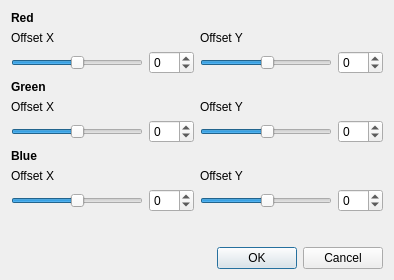
<?xml version="1.0" encoding="UTF-8"?>
<ui version="4.0">
 <class>Dialog</class>
 <widget class="QDialog" name="Dialog">
  <property name="geometry">
   <rect>
    <x>0</x>
    <y>0</y>
    <width>394</width>
    <height>280</height>
   </rect>
  </property>
  <property name="windowTitle">
   <string>Halftone Filter</string>
  </property>
  <layout class="QGridLayout" name="gridLayout">
   <item row="4" column="0">
    <widget class="QDialogButtonBox" name="buttonBox">
     <property name="orientation">
      <enum>Qt::Horizontal</enum>
     </property>
     <property name="standardButtons">
      <set>QDialogButtonBox::Cancel|QDialogButtonBox::Ok</set>
     </property>
    </widget>
   </item>
   <item row="0" column="0">
    <layout class="QVBoxLayout" name="red_layout">
     <item>
      <widget class="QLabel" name="label">
       <property name="font">
        <font>
         <pointsize>9</pointsize>
         <bold>true</bold>
        </font>
       </property>
       <property name="text">
        <string>Red</string>
       </property>
      </widget>
     </item>
     <item>
      <layout class="QHBoxLayout" name="horizontalLayout_3">
       <item>
        <layout class="QVBoxLayout" name="verticalLayout_2">
         <item>
          <widget class="QLabel" name="label_8">
           <property name="font">
            <font>
             <pointsize>9</pointsize>
            </font>
           </property>
           <property name="text">
            <string>Offset X</string>
           </property>
          </widget>
         </item>
         <item>
          <layout class="QHBoxLayout" name="horizontalLayout_2">
           <item>
            <widget class="QSlider" name="red_offset_x_amount_slider">
             <property name="font">
              <font>
               <pointsize>9</pointsize>
              </font>
             </property>
             <property name="minimum">
              <number>-50</number>
             </property>
             <property name="maximum">
              <number>50</number>
             </property>
             <property name="pageStep">
              <number>1</number>
             </property>
             <property name="value">
              <number>0</number>
             </property>
             <property name="orientation">
              <enum>Qt::Horizontal</enum>
             </property>
            </widget>
           </item>
           <item>
            <widget class="QSpinBox" name="red_offset_x_amount_spinbox">
             <property name="font">
              <font>
               <pointsize>9</pointsize>
              </font>
             </property>
             <property name="minimum">
              <number>-50</number>
             </property>
             <property name="maximum">
              <number>50</number>
             </property>
             <property name="value">
              <number>0</number>
             </property>
            </widget>
           </item>
          </layout>
         </item>
        </layout>
       </item>
       <item>
        <layout class="QVBoxLayout" name="verticalLayout">
         <item>
          <widget class="QLabel" name="label_9">
           <property name="font">
            <font>
             <pointsize>9</pointsize>
            </font>
           </property>
           <property name="text">
            <string>Offset Y</string>
           </property>
          </widget>
         </item>
         <item>
          <layout class="QHBoxLayout" name="horizontalLayout">
           <item>
            <widget class="QSlider" name="red_offset_y_amount_slider">
             <property name="font">
              <font>
               <pointsize>9</pointsize>
              </font>
             </property>
             <property name="minimum">
              <number>-50</number>
             </property>
             <property name="maximum">
              <number>50</number>
             </property>
             <property name="singleStep">
              <number>1</number>
             </property>
             <property name="pageStep">
              <number>1</number>
             </property>
             <property name="value">
              <number>1</number>
             </property>
             <property name="orientation">
              <enum>Qt::Horizontal</enum>
             </property>
             <property name="invertedAppearance">
              <bool>false</bool>
             </property>
             <property name="invertedControls">
              <bool>false</bool>
             </property>
             <property name="tickPosition">
              <enum>QSlider::NoTicks</enum>
             </property>
             <property name="tickInterval">
              <number>1</number>
             </property>
            </widget>
           </item>
           <item>
            <widget class="QSpinBox" name="red_offset_y_amount_spinbox">
             <property name="font">
              <font>
               <pointsize>9</pointsize>
              </font>
             </property>
             <property name="minimum">
              <number>-50</number>
             </property>
             <property name="maximum">
              <number>50</number>
             </property>
             <property name="singleStep">
              <number>1</number>
             </property>
             <property name="value">
              <number>0</number>
             </property>
            </widget>
           </item>
          </layout>
         </item>
        </layout>
       </item>
      </layout>
     </item>
    </layout>
   </item>
   <item row="1" column="0">
    <layout class="QVBoxLayout" name="green_layout">
     <item>
      <widget class="QLabel" name="label_2">
       <property name="font">
        <font>
         <pointsize>9</pointsize>
         <bold>true</bold>
        </font>
       </property>
       <property name="text">
        <string>Green</string>
       </property>
      </widget>
     </item>
     <item>
      <layout class="QHBoxLayout" name="horizontalLayout_4">
       <item>
        <layout class="QVBoxLayout" name="verticalLayout_3">
         <item>
          <widget class="QLabel" name="label_10">
           <property name="font">
            <font>
             <pointsize>9</pointsize>
            </font>
           </property>
           <property name="text">
            <string>Offset X</string>
           </property>
          </widget>
         </item>
         <item>
          <layout class="QHBoxLayout" name="horizontalLayout_5">
           <item>
            <widget class="QSlider" name="green_offset_x_amount_slider">
             <property name="font">
              <font>
               <pointsize>9</pointsize>
              </font>
             </property>
             <property name="minimum">
              <number>-50</number>
             </property>
             <property name="maximum">
              <number>50</number>
             </property>
             <property name="pageStep">
              <number>1</number>
             </property>
             <property name="value">
              <number>0</number>
             </property>
             <property name="orientation">
              <enum>Qt::Horizontal</enum>
             </property>
            </widget>
           </item>
           <item>
            <widget class="QSpinBox" name="green_offset_x_amount_spinbox">
             <property name="font">
              <font>
               <pointsize>9</pointsize>
              </font>
             </property>
             <property name="minimum">
              <number>-50</number>
             </property>
             <property name="maximum">
              <number>50</number>
             </property>
             <property name="value">
              <number>0</number>
             </property>
            </widget>
           </item>
          </layout>
         </item>
        </layout>
       </item>
       <item>
        <layout class="QVBoxLayout" name="verticalLayout_4">
         <item>
          <widget class="QLabel" name="label_11">
           <property name="font">
            <font>
             <pointsize>9</pointsize>
            </font>
           </property>
           <property name="text">
            <string>Offset Y</string>
           </property>
          </widget>
         </item>
         <item>
          <layout class="QHBoxLayout" name="horizontalLayout_6">
           <item>
            <widget class="QSlider" name="green_offset_y_amount_slider">
             <property name="font">
              <font>
               <pointsize>9</pointsize>
              </font>
             </property>
             <property name="minimum">
              <number>-50</number>
             </property>
             <property name="maximum">
              <number>50</number>
             </property>
             <property name="singleStep">
              <number>1</number>
             </property>
             <property name="pageStep">
              <number>1</number>
             </property>
             <property name="value">
              <number>1</number>
             </property>
             <property name="orientation">
              <enum>Qt::Horizontal</enum>
             </property>
             <property name="invertedAppearance">
              <bool>false</bool>
             </property>
             <property name="invertedControls">
              <bool>false</bool>
             </property>
             <property name="tickPosition">
              <enum>QSlider::NoTicks</enum>
             </property>
             <property name="tickInterval">
              <number>1</number>
             </property>
            </widget>
           </item>
           <item>
            <widget class="QSpinBox" name="green_offset_y_amount_spinbox">
             <property name="font">
              <font>
               <pointsize>9</pointsize>
              </font>
             </property>
             <property name="minimum">
              <number>-50</number>
             </property>
             <property name="maximum">
              <number>50</number>
             </property>
             <property name="singleStep">
              <number>1</number>
             </property>
             <property name="value">
              <number>0</number>
             </property>
            </widget>
           </item>
          </layout>
         </item>
        </layout>
       </item>
      </layout>
     </item>
    </layout>
   </item>
   <item row="2" column="0">
    <layout class="QVBoxLayout" name="blue_layout">
     <item>
      <widget class="QLabel" name="label_3">
       <property name="font">
        <font>
         <pointsize>9</pointsize>
         <bold>true</bold>
        </font>
       </property>
       <property name="text">
        <string>Blue</string>
       </property>
      </widget>
     </item>
     <item>
      <layout class="QHBoxLayout" name="horizontalLayout_7">
       <item>
        <layout class="QVBoxLayout" name="verticalLayout_5">
         <item>
          <widget class="QLabel" name="label_12">
           <property name="font">
            <font>
             <pointsize>9</pointsize>
            </font>
           </property>
           <property name="text">
            <string>Offset X</string>
           </property>
          </widget>
         </item>
         <item>
          <layout class="QHBoxLayout" name="horizontalLayout_8">
           <item>
            <widget class="QSlider" name="blue_offset_x_amount_slider">
             <property name="font">
              <font>
               <pointsize>9</pointsize>
              </font>
             </property>
             <property name="minimum">
              <number>-50</number>
             </property>
             <property name="maximum">
              <number>50</number>
             </property>
             <property name="pageStep">
              <number>1</number>
             </property>
             <property name="value">
              <number>0</number>
             </property>
             <property name="orientation">
              <enum>Qt::Horizontal</enum>
             </property>
            </widget>
           </item>
           <item>
            <widget class="QSpinBox" name="blue_offset_x_amount_spinbox">
             <property name="font">
              <font>
               <pointsize>9</pointsize>
              </font>
             </property>
             <property name="minimum">
              <number>-50</number>
             </property>
             <property name="maximum">
              <number>50</number>
             </property>
             <property name="value">
              <number>0</number>
             </property>
            </widget>
           </item>
          </layout>
         </item>
        </layout>
       </item>
       <item>
        <layout class="QVBoxLayout" name="verticalLayout_6">
         <item>
          <widget class="QLabel" name="label_13">
           <property name="font">
            <font>
             <pointsize>9</pointsize>
            </font>
           </property>
           <property name="text">
            <string>Offset Y</string>
           </property>
          </widget>
         </item>
         <item>
          <layout class="QHBoxLayout" name="horizontalLayout_9">
           <item>
            <widget class="QSlider" name="blue_offset_y_amount_slider">
             <property name="font">
              <font>
               <pointsize>9</pointsize>
              </font>
             </property>
             <property name="minimum">
              <number>-50</number>
             </property>
             <property name="maximum">
              <number>50</number>
             </property>
             <property name="singleStep">
              <number>1</number>
             </property>
             <property name="pageStep">
              <number>1</number>
             </property>
             <property name="value">
              <number>1</number>
             </property>
             <property name="orientation">
              <enum>Qt::Horizontal</enum>
             </property>
             <property name="invertedAppearance">
              <bool>false</bool>
             </property>
             <property name="invertedControls">
              <bool>false</bool>
             </property>
             <property name="tickPosition">
              <enum>QSlider::NoTicks</enum>
             </property>
             <property name="tickInterval">
              <number>1</number>
             </property>
            </widget>
           </item>
           <item>
            <widget class="QSpinBox" name="blue_offset_y_amount_spinbox">
             <property name="font">
              <font>
               <pointsize>9</pointsize>
              </font>
             </property>
             <property name="minimum">
              <number>-50</number>
             </property>
             <property name="maximum">
              <number>50</number>
             </property>
             <property name="singleStep">
              <number>1</number>
             </property>
             <property name="value">
              <number>0</number>
             </property>
            </widget>
           </item>
          </layout>
         </item>
        </layout>
       </item>
      </layout>
     </item>
    </layout>
   </item>
   <item row="3" column="0">
    <spacer name="verticalSpacer">
     <property name="orientation">
      <enum>Qt::Vertical</enum>
     </property>
     <property name="sizeHint" stdset="0">
      <size>
       <width>20</width>
       <height>40</height>
      </size>
     </property>
    </spacer>
   </item>
  </layout>
 </widget>
 <resources/>
 <connections>
  <connection>
   <sender>buttonBox</sender>
   <signal>accepted()</signal>
   <receiver>Dialog</receiver>
   <slot>accept()</slot>
   <hints>
    <hint type="sourcelabel">
     <x>248</x>
     <y>254</y>
    </hint>
    <hint type="destinationlabel">
     <x>157</x>
     <y>274</y>
    </hint>
   </hints>
  </connection>
  <connection>
   <sender>buttonBox</sender>
   <signal>rejected()</signal>
   <receiver>Dialog</receiver>
   <slot>reject()</slot>
   <hints>
    <hint type="sourcelabel">
     <x>316</x>
     <y>260</y>
    </hint>
    <hint type="destinationlabel">
     <x>286</x>
     <y>274</y>
    </hint>
   </hints>
  </connection>
 </connections>
</ui>
